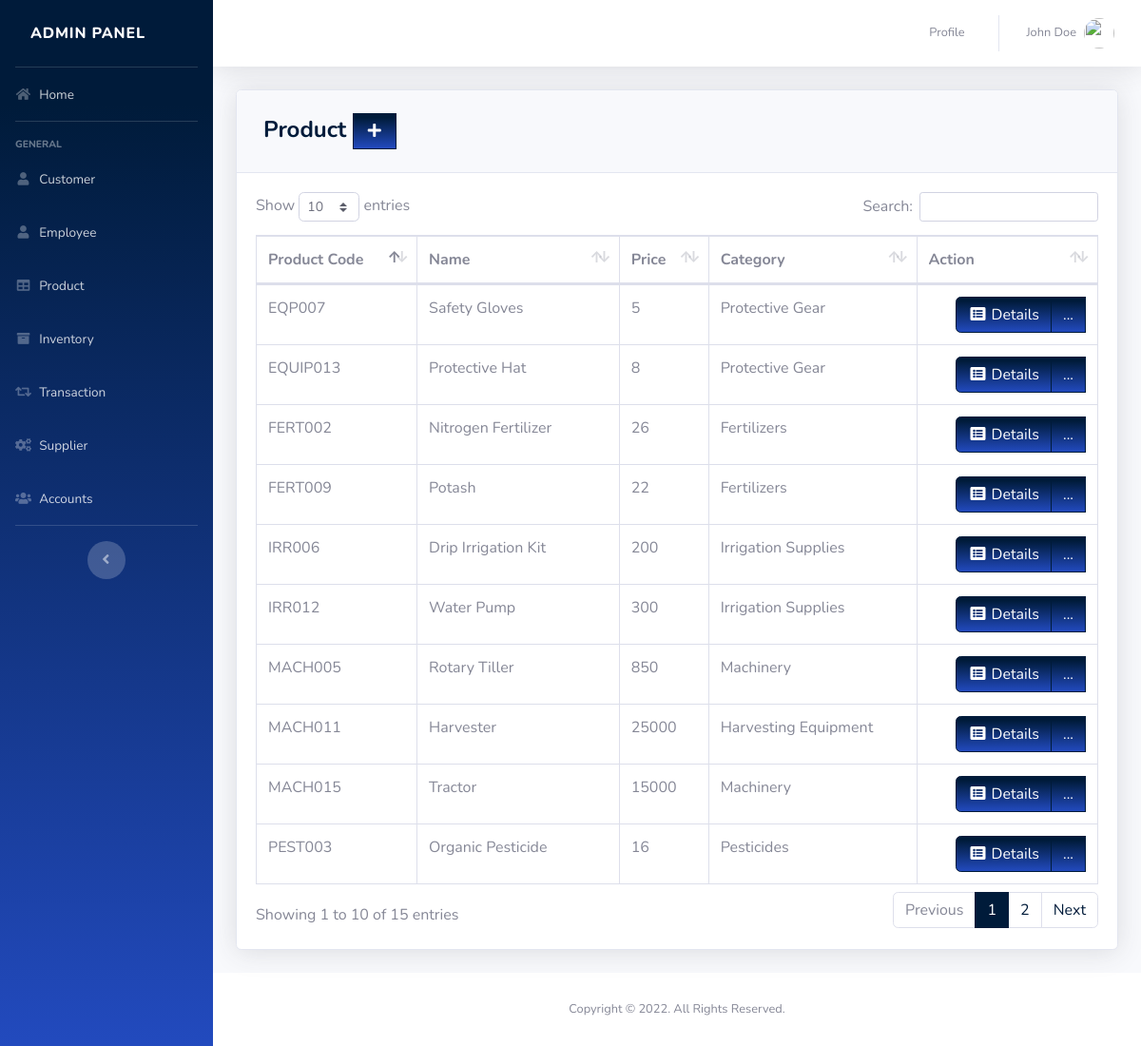
The app's page /pages/product.php (signed in) with its own data.
### tables this page shows
CREATE TABLE `product` (
  `PRODUCT_ID` int(11) NOT NULL,
  `PRODUCT_CODE` varchar(20) NOT NULL,
  `NAME` varchar(50) DEFAULT NULL,
  `DESCRIPTION` varchar(250) NOT NULL,
  `QTY_STOCK` int(50) DEFAULT NULL,
  `ON_HAND` int(250) NOT NULL,
  `PRICE` int(50) DEFAULT NULL,
  `CATEGORY_ID` int(11) DEFAULT NULL,
  `SUPPLIER_ID` int(11) DEFAULT NULL,
  `DATE_STOCK_IN` varchar(50) NOT NULL
);

CREATE TABLE `category` (
  `CATEGORY_ID` int(11) NOT NULL,
  `CNAME` varchar(50) DEFAULT NULL
);

### pages/product.php (the view, shortened to what this page needs)
<?php
include'../includes/connection.php';
include'../includes/sidebar.php';
?>
            <div class="card shadow mb-4">
            <div class="card-header py-3">
              <h4 class="m-2 font-weight-bold text-primary">Product&nbsp;<a  href="#" data-toggle="modal" data-target="#aModal" type="button" class="btn btn-primary bg-gradient-primary" style="border-radius: 0px;"><i class="fas fa-fw fa-plus"></i></a></h4>
            </div>
            <div class="card-body">
              <div class="table-responsive">
                <table class="table table-bordered" id="dataTable" width="100%" cellspacing="0">
               <thead>
                   <tr>
                     <th>Product Code</th>
                     <th>Name</th>
                     <th>Price</th>
                     <th>Category</th>
                     <th>Action</th>
                   </tr>
               </thead>
          <tbody>
<?php
    $query = 'SELECT PRODUCT_ID, PRODUCT_CODE, NAME, PRICE, CNAME, DATE_STOCK_IN FROM product p join category c on p.CATEGORY_ID=c.CATEGORY_ID GROUP BY PRODUCT_CODE';
        $result = mysqli_query($db, $query) or die (mysqli_error($db));
            while ($row = mysqli_fetch_assoc($result)) {
                echo '<tr>';
                echo '<td>'. $row['PRODUCT_CODE'].'</td>';
                echo '<td>'. $row['NAME'].'</td>';
                echo '<td>'. $row['PRICE'].'</td>';
                echo '<td>'. $row['CNAME'].'</td>';
                      echo '<td align="right"> <div class="btn-group">
                              <a type="button" class="btn btn-primary bg-gradient-primary" href="pro_searchfrm.php?action=edit & id='.$row['PRODUCT_CODE'] . '"><i class="fas fa-fw fa-list-alt"></i> Details</a>
                            <div class="btn-group">
                              <a type="button" class="btn btn-primary bg-gradient-primary dropdown no-arrow" data-toggle="dropdown" style="color:white;">
                              ... <span class="caret"></span></a>
                            <ul class="dropdown-menu text-center" role="menu">
                                <li>
                                  <a type="button" class="btn btn-warning bg-gradient-warning btn-block" style="border-radius: 0px;" href="pro_edit.php?action=edit & id='.$row['PRODUCT_ID']. '">
                                    <i class="fas fa-fw fa-edit"></i> Edit
                                  </a>
                                </li>
                            </ul>
                            </div>
                          </div> </td>';
                echo '</tr> ';
                        }
?>
                                </tbody>
                            </table>
                        </div>
                    </div>
                  </div>
<?php
include'../includes/footer.php';
?>

### records on screen
product: PRODUCT_CODE "EQP007", NAME "Safety Gloves", PRICE "5", CATEGORY_ID.CNAME "Protective Gear"
product: PRODUCT_CODE "EQUIP013", NAME "Protective Hat", PRICE "8", CATEGORY_ID.CNAME "Protective Gear"
product: PRODUCT_CODE "FERT002", NAME "Nitrogen Fertilizer", PRICE "26", CATEGORY_ID.CNAME "Fertilizers"
product: PRODUCT_CODE "FERT009", NAME "Potash", PRICE "22", CATEGORY_ID.CNAME "Fertilizers"
product: PRODUCT_CODE "IRR006", NAME "Drip Irrigation Kit", PRICE "200", CATEGORY_ID.CNAME "Irrigation Supplies"
product: PRODUCT_CODE "IRR012", NAME "Water Pump", PRICE "300", CATEGORY_ID.CNAME "Irrigation Supplies"
product: PRODUCT_CODE "MACH005", NAME "Rotary Tiller", PRICE "850", CATEGORY_ID.CNAME "Machinery"
product: PRODUCT_CODE "MACH011", NAME "Harvester", PRICE "25000", CATEGORY_ID.CNAME "Harvesting Equipment"
product: PRODUCT_CODE "MACH015", NAME "Tractor", PRICE "15000", CATEGORY_ID.CNAME "Machinery"
product: PRODUCT_CODE "PEST003", NAME "Organic Pesticide", PRICE "16", CATEGORY_ID.CNAME "Pesticides"

### other values on screen
$_SESSION['FIRST_NAME'] "John"
$_SESSION['LAST_NAME'] "Doe"
